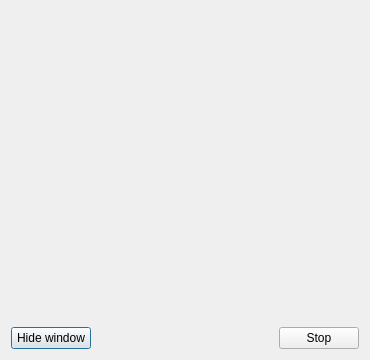
<?xml version="1.0" encoding="UTF-8"?>
<ui version="4.0">
 <class>PlayingAmbienceDialog</class>
 <widget class="QDialog" name="PlayingAmbienceDialog">
  <property name="windowModality">
   <enum>Qt::NonModal</enum>
  </property>
  <property name="geometry">
   <rect>
    <x>0</x>
    <y>0</y>
    <width>370</width>
    <height>360</height>
   </rect>
  </property>
  <property name="windowTitle">
   <string>Sound Ambience</string>
  </property>
  <property name="windowIcon">
   <iconset resource="icons.qrc">
    <normaloff>:/resources/icons/SoundAmbience_Logo.png</normaloff>:/resources/icons/SoundAmbience_Logo.png</iconset>
  </property>
  <property name="modal">
   <bool>false</bool>
  </property>
  <layout class="QVBoxLayout" name="verticalLayout">
   <item>
    <widget class="QWidget" name="imageContainer" native="true">
     <layout class="QVBoxLayout" name="verticalLayout_3">
      <item>
       <widget class="QLabel" name="imageAmbience">
        <property name="sizePolicy">
         <sizepolicy hsizetype="Expanding" vsizetype="Expanding">
          <horstretch>0</horstretch>
          <verstretch>0</verstretch>
         </sizepolicy>
        </property>
        <property name="text">
         <string/>
        </property>
        <property name="textFormat">
         <enum>Qt::AutoText</enum>
        </property>
        <property name="pixmap">
         <pixmap resource="icons.qrc">:/resources/icons/SoundAmbience_Logo.png</pixmap>
        </property>
        <property name="alignment">
         <set>Qt::AlignCenter</set>
        </property>
       </widget>
      </item>
     </layout>
    </widget>
   </item>
   <item>
    <widget class="QWidget" name="buttonsContainer" native="true">
     <layout class="QHBoxLayout" name="horizontalLayout">
      <property name="spacing">
       <number>0</number>
      </property>
      <property name="leftMargin">
       <number>0</number>
      </property>
      <property name="topMargin">
       <number>0</number>
      </property>
      <property name="rightMargin">
       <number>0</number>
      </property>
      <property name="bottomMargin">
       <number>0</number>
      </property>
      <item>
       <widget class="QPushButton" name="minimizeButton">
        <property name="text">
         <string>Hide window</string>
        </property>
       </widget>
      </item>
      <item>
       <spacer name="horizontalSpacer">
        <property name="orientation">
         <enum>Qt::Horizontal</enum>
        </property>
        <property name="sizeHint" stdset="0">
         <size>
          <width>40</width>
          <height>20</height>
         </size>
        </property>
       </spacer>
      </item>
      <item>
       <widget class="QPushButton" name="stopButton">
        <property name="text">
         <string>Stop</string>
        </property>
       </widget>
      </item>
     </layout>
    </widget>
   </item>
  </layout>
 </widget>
 <resources>
  <include location="icons.qrc"/>
 </resources>
 <connections/>
</ui>
